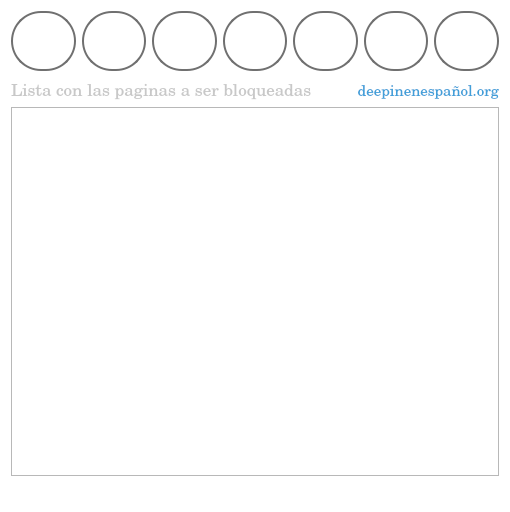
<?xml version="1.0" encoding="UTF-8"?>
<ui version="4.0">
 <class>Dialog</class>
 <widget class="QDialog" name="Dialog">
  <property name="geometry">
   <rect>
    <x>0</x>
    <y>0</y>
    <width>510</width>
    <height>512</height>
   </rect>
  </property>
  <property name="minimumSize">
   <size>
    <width>510</width>
    <height>512</height>
   </size>
  </property>
  <property name="maximumSize">
   <size>
    <width>510</width>
    <height>512</height>
   </size>
  </property>
  <property name="font">
   <font>
    <family>Century Schoolbook L</family>
   </font>
  </property>
  <property name="windowTitle">
   <string>Laboon Access</string>
  </property>
  <property name="windowIcon">
   <iconset>
    <normaloff>../icons/parental.svg</normaloff>../icons/parental.svg</iconset>
  </property>
  <property name="styleSheet">
   <string notr="true">QDialog{
	background-color: #fff;
	border-radius: 30px;
}

QToolTip {
	border: 2px solid #419fd9;
    border-radius: 4px;
    padding: 2px;
    font-size: 20px;
}</string>
  </property>
  <layout class="QGridLayout" name="gridLayout">
   <item row="5" column="0">
    <widget class="QPushButton" name="btn_pass">
     <property name="maximumSize">
      <size>
       <width>0</width>
       <height>0</height>
      </size>
     </property>
     <property name="text">
      <string/>
     </property>
     <property name="shortcut">
      <string>Ctrl+B</string>
     </property>
    </widget>
   </item>
   <item row="6" column="3">
    <widget class="QLabel" name="label_3">
     <property name="font">
      <font>
       <family>Century Schoolbook L</family>
       <pointsize>11</pointsize>
      </font>
     </property>
     <property name="styleSheet">
      <string notr="true">color: #419fd9;</string>
     </property>
     <property name="text">
      <string>deepinenespañol.org</string>
     </property>
     <property name="alignment">
      <set>Qt::AlignRight|Qt::AlignTrailing|Qt::AlignVCenter</set>
     </property>
    </widget>
   </item>
   <item row="6" column="0" colspan="3">
    <widget class="QLabel" name="label">
     <property name="font">
      <font>
       <family>Century Schoolbook L</family>
       <pointsize>13</pointsize>
       <weight>50</weight>
       <bold>false</bold>
      </font>
     </property>
     <property name="styleSheet">
      <string notr="true">color: rgb(200, 200, 200);</string>
     </property>
     <property name="text">
      <string>Lista con las paginas a ser bloqueadas</string>
     </property>
    </widget>
   </item>
   <item row="8" column="0" colspan="4">
    <widget class="QListWidget" name="listWidget">
     <property name="enabled">
      <bool>true</bool>
     </property>
     <property name="minimumSize">
      <size>
       <width>0</width>
       <height>300</height>
      </size>
     </property>
     <property name="font">
      <font>
       <family>Century Schoolbook L</family>
       <pointsize>13</pointsize>
      </font>
     </property>
     <property name="styleSheet">
      <string notr="true">QScrollBar {
    border: 2px solid grey;
    background: #32CC99;
    height: 15px;
    margin: 0px 20px 0 20px;
}
QScrollBar::handle {
    background: white;
    min-width: 20px;
}
QScrollBar::add-line {
    border: 2px solid grey;
    background: #32CC99;
    width: 20px;
    subcontrol-position: right;
    subcontrol-origin: margin;
}
QScrollBar::sub-line {
    border: 2px solid grey;
    background: #32CC99;
    width: 20px;
    subcontrol-position: left;
    subcontrol-origin: margin;
} 
#listWidget::item:selected  {
    border: 1px solid #6a6ea9;
    color: #419fd9;
}
#listWidget::item:hover {
    border: 0px;
    background: qlineargradient(x1: 0, y1: 0, x2: 0, y2: 1,
                                stop: 0 #FAFBFE, stop: 1 #DCDEF1);
}</string>
     </property>
     <property name="verticalScrollBarPolicy">
      <enum>Qt::ScrollBarAsNeeded</enum>
     </property>
     <property name="horizontalScrollBarPolicy">
      <enum>Qt::ScrollBarAsNeeded</enum>
     </property>
     <property name="sizeAdjustPolicy">
      <enum>QAbstractScrollArea::AdjustIgnored</enum>
     </property>
    </widget>
   </item>
   <item row="9" column="0" colspan="4">
    <widget class="QLabel" name="lbl_estado">
     <property name="font">
      <font>
       <family>Century Schoolbook L</family>
       <pointsize>12</pointsize>
      </font>
     </property>
     <property name="text">
      <string/>
     </property>
     <property name="alignment">
      <set>Qt::AlignCenter</set>
     </property>
    </widget>
   </item>
   <item row="4" column="0" colspan="4">
    <layout class="QHBoxLayout" name="horizontalLayout">
     <item>
      <widget class="QPushButton" name="btn_agregar">
       <property name="minimumSize">
        <size>
         <width>0</width>
         <height>60</height>
        </size>
       </property>
       <property name="font">
        <font>
         <family>Century Schoolbook L</family>
        </font>
       </property>
       <property name="toolTip">
        <string>Agregar una pagina ( ctrl + A )</string>
       </property>
       <property name="styleSheet">
        <string notr="true">QPushButton{
	border: 2px solid  rgb(112, 112, 112);
	border-radius: 30px;
}
QPushButton:hover{
	border: 2px solid  rgb(112, 112, 112);
	border-radius: 30px;
	background-color: #419fd9;
}</string>
       </property>
       <property name="text">
        <string/>
       </property>
       <property name="icon">
        <iconset>
         <normaloff>../icons/plus-circle.svg</normaloff>../icons/plus-circle.svg</iconset>
       </property>
       <property name="iconSize">
        <size>
         <width>32</width>
         <height>32</height>
        </size>
       </property>
       <property name="shortcut">
        <string/>
       </property>
      </widget>
     </item>
     <item>
      <widget class="QPushButton" name="btn_quitar">
       <property name="minimumSize">
        <size>
         <width>50</width>
         <height>60</height>
        </size>
       </property>
       <property name="font">
        <font>
         <family>Century Schoolbook L</family>
        </font>
       </property>
       <property name="toolTip">
        <string>Quitar pagina seleccionado ( supr )</string>
       </property>
       <property name="styleSheet">
        <string notr="true">QPushButton{
	border: 2px solid  rgb(112, 112, 112);
	border-radius: 30px;
}
QPushButton:hover{
	border: 2px solid  rgb(112, 112, 112);
	border-radius: 30px;
	background-color: #419fd9;
}</string>
       </property>
       <property name="text">
        <string/>
       </property>
       <property name="icon">
        <iconset>
         <normaloff>../icons/minus-circle.svg</normaloff>../icons/minus-circle.svg</iconset>
       </property>
       <property name="iconSize">
        <size>
         <width>32</width>
         <height>32</height>
        </size>
       </property>
       <property name="shortcut">
        <string>Del</string>
       </property>
      </widget>
     </item>
     <item>
      <widget class="QPushButton" name="btn_guardar">
       <property name="minimumSize">
        <size>
         <width>50</width>
         <height>60</height>
        </size>
       </property>
       <property name="font">
        <font>
         <family>Century Schoolbook L</family>
        </font>
       </property>
       <property name="toolTip">
        <string>Guardar la lista ( ctrl + S )</string>
       </property>
       <property name="styleSheet">
        <string notr="true">QPushButton{
	border: 2px solid  rgb(112, 112, 112);
	border-radius: 30px;
}
QPushButton:hover{
	border: 2px solid  rgb(112, 112, 112);
	border-radius: 30px;
	background-color: #419fd9;
}</string>
       </property>
       <property name="text">
        <string/>
       </property>
       <property name="icon">
        <iconset>
         <normaloff>../icons/save.svg</normaloff>../icons/save.svg</iconset>
       </property>
       <property name="iconSize">
        <size>
         <width>32</width>
         <height>32</height>
        </size>
       </property>
       <property name="shortcut">
        <string>Ctrl+S</string>
       </property>
      </widget>
     </item>
     <item>
      <widget class="QPushButton" name="btn_odns">
       <property name="minimumSize">
        <size>
         <width>0</width>
         <height>60</height>
        </size>
       </property>
       <property name="font">
        <font>
         <family>Century Schoolbook L</family>
        </font>
       </property>
       <property name="toolTip">
        <string>Activar bloqueos OpenDns ( ctrl + F )</string>
       </property>
       <property name="styleSheet">
        <string notr="true">QPushButton{
	border: 2px solid  rgb(112, 112, 112);
	border-radius: 30px;
}
QPushButton:hover{
	border: 2px solid  rgb(112, 112, 112);
	border-radius: 30px;
	background-color: #419fd9;
}</string>
       </property>
       <property name="text">
        <string/>
       </property>
       <property name="icon">
        <iconset>
         <normaloff>../icons/shield.svg</normaloff>../icons/shield.svg</iconset>
       </property>
       <property name="iconSize">
        <size>
         <width>32</width>
         <height>32</height>
        </size>
       </property>
       <property name="shortcut">
        <string>Ctrl+F</string>
       </property>
      </widget>
     </item>
     <item>
      <widget class="QPushButton" name="btn_importar">
       <property name="minimumSize">
        <size>
         <width>50</width>
         <height>60</height>
        </size>
       </property>
       <property name="font">
        <font>
         <family>Century Schoolbook L</family>
        </font>
       </property>
       <property name="toolTip">
        <string>Importar lista de paginas ( ctrl + O )</string>
       </property>
       <property name="styleSheet">
        <string notr="true">QPushButton{
	border: 2px solid  rgb(112, 112, 112);
	border-radius: 30px;
}
QPushButton:hover{
	border: 2px solid  rgb(112, 112, 112);
	border-radius: 30px;
	background-color: #419fd9;
}</string>
       </property>
       <property name="text">
        <string/>
       </property>
       <property name="icon">
        <iconset>
         <normaloff>../icons/sunset.svg</normaloff>../icons/sunset.svg</iconset>
       </property>
       <property name="iconSize">
        <size>
         <width>32</width>
         <height>32</height>
        </size>
       </property>
       <property name="shortcut">
        <string>Ctrl+O</string>
       </property>
      </widget>
     </item>
     <item>
      <widget class="QPushButton" name="btn_exportar">
       <property name="minimumSize">
        <size>
         <width>50</width>
         <height>60</height>
        </size>
       </property>
       <property name="font">
        <font>
         <family>Century Schoolbook L</family>
        </font>
       </property>
       <property name="toolTip">
        <string>Exportar mi llista ( ctrl + E )</string>
       </property>
       <property name="styleSheet">
        <string notr="true">QPushButton{
	border: 2px solid  rgb(112, 112, 112);
	border-radius: 30px;
}
QPushButton:hover{
	border: 2px solid  rgb(112, 112, 112);
	border-radius: 30px;
	background-color: #419fd9;
}</string>
       </property>
       <property name="text">
        <string/>
       </property>
       <property name="icon">
        <iconset>
         <normaloff>../icons/sunrise.svg</normaloff>../icons/sunrise.svg</iconset>
       </property>
       <property name="iconSize">
        <size>
         <width>32</width>
         <height>32</height>
        </size>
       </property>
       <property name="shortcut">
        <string>Ctrl+E</string>
       </property>
      </widget>
     </item>
     <item>
      <widget class="QPushButton" name="btn_acerca">
       <property name="minimumSize">
        <size>
         <width>0</width>
         <height>60</height>
        </size>
       </property>
       <property name="font">
        <font>
         <family>Century Schoolbook L</family>
        </font>
       </property>
       <property name="toolTip">
        <string>Acerca de nosotros ( ctrl + D )</string>
       </property>
       <property name="styleSheet">
        <string notr="true">QPushButton{
	border: 2px solid  rgb(112, 112, 112);
	border-radius: 30px;
}
QPushButton:hover{
	border: 2px solid  rgb(112, 112, 112);
	border-radius: 30px;
	background-color: #419fd9;
}</string>
       </property>
       <property name="text">
        <string/>
       </property>
       <property name="icon">
        <iconset>
         <normaloff>../icons/user.svg</normaloff>../icons/user.svg</iconset>
       </property>
       <property name="iconSize">
        <size>
         <width>32</width>
         <height>32</height>
        </size>
       </property>
       <property name="shortcut">
        <string>Ctrl+D</string>
       </property>
      </widget>
     </item>
    </layout>
   </item>
  </layout>
 </widget>
 <resources/>
 <connections/>
</ui>
